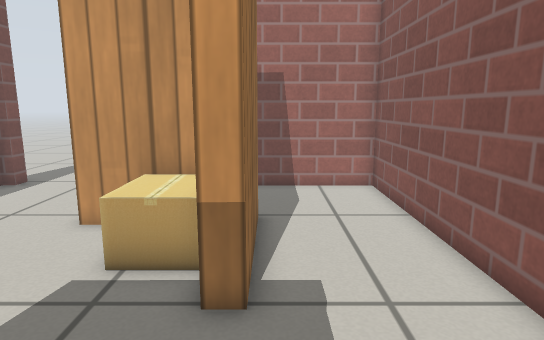
View 1 (above)

16 first-person views from a walk through a robot-simulator world made for Gazebo. The camera is 0.65 m above the floor, tilts 10° down and sees 75° across. The floor is counted in squares, 0.2 m on a side. Each view is taken from the middle of a square. On the plan, view 1 faces up. The plan holds only what a view shows up to about 20 squares ahead; the rest is blank. The robots in the file are not drawn. Simple patterns stand in for the simulator's built-in surfaces.

View 2
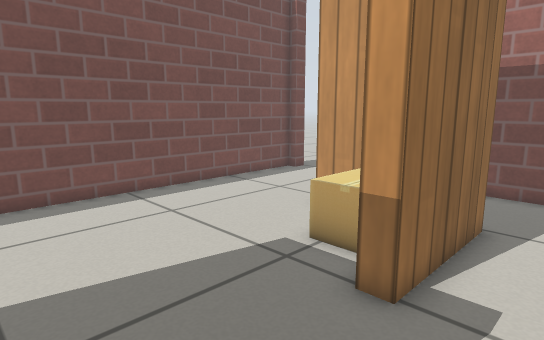

View 3
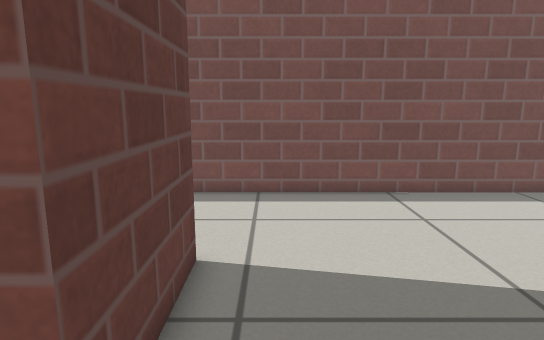

View 4
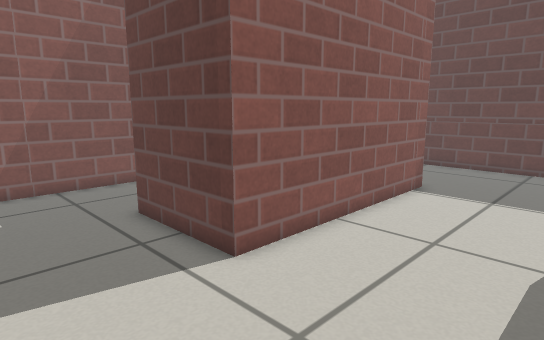

View 5
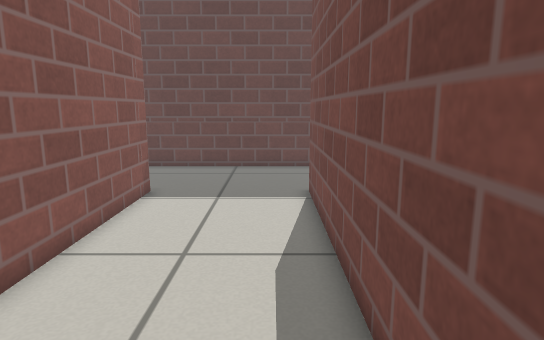

View 6
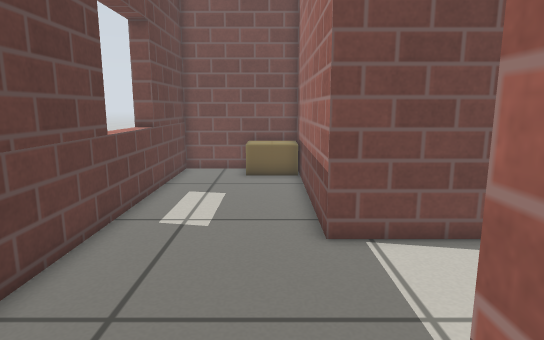

View 7
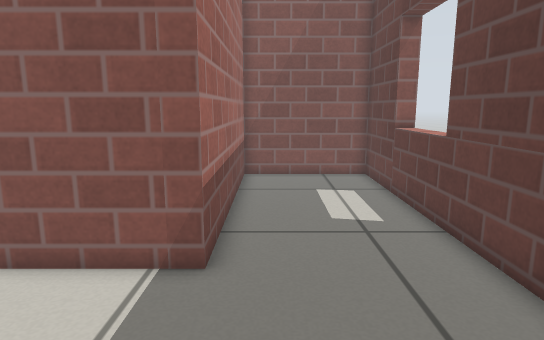

View 8
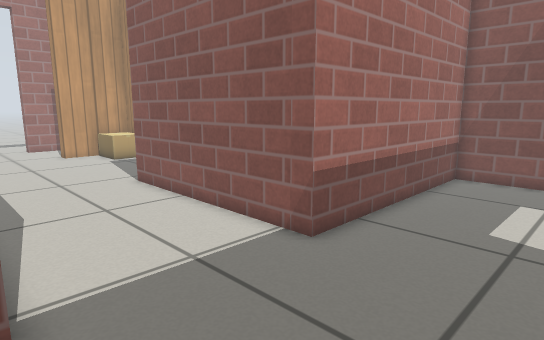

View 9
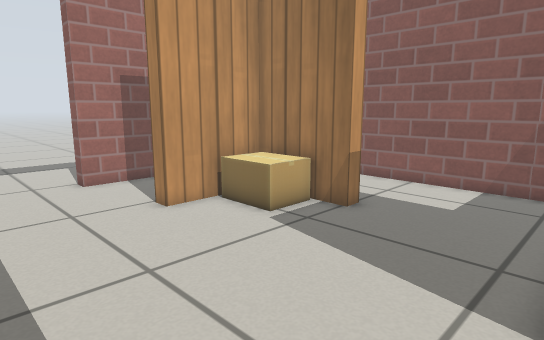

View 10
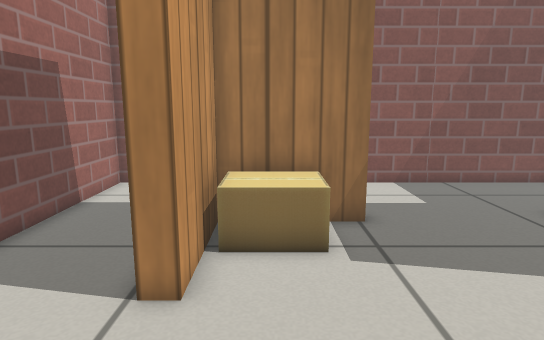

View 11
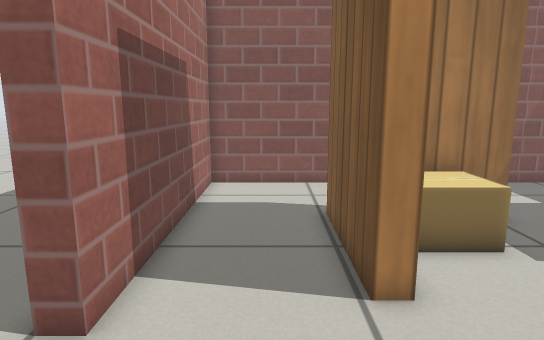

View 12
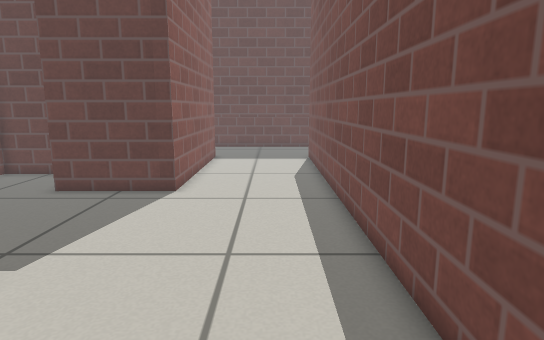

View 13
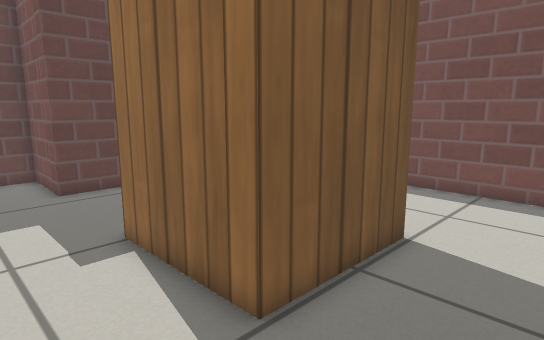

View 14
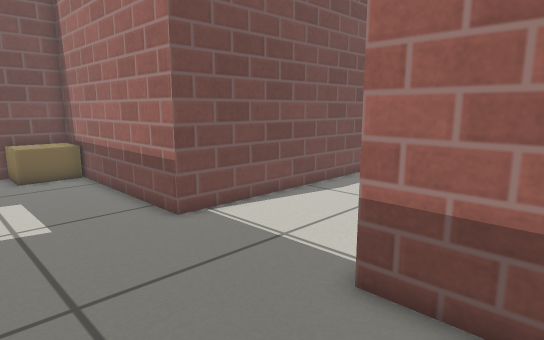

View 15
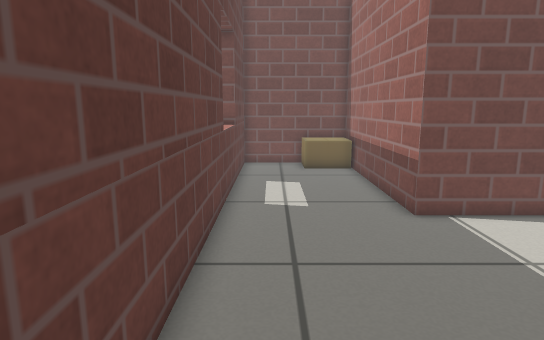

View 16
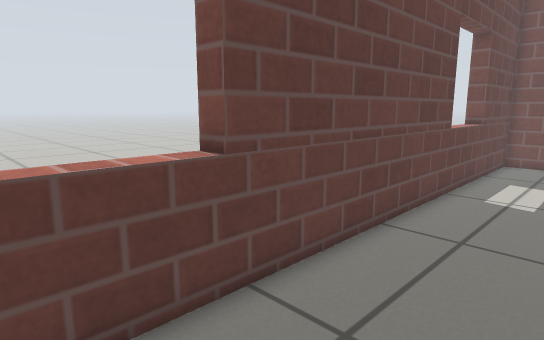

### Floor plan
Points are (right, up) in squares from view 1. A wall is a line through its corners. A room is listed if a view was taken in it or the views show most of it. See-through windows are left out.
Room 1 (views 1, 2, 3, 4, 5, 6, 7, 8, 9, 10, 11, 12, 13, 14, 15, 16)
walls: (-1.2, 5.3) (-1.2, 9.6) (-5.4, 9.6) (-5.4, 10.3) (-0.4, 10.3) (-0.4, 5.3) (-1.2, 5.3); (-10.9, 14.7) (-11.4, 14.7) (-11.5, -10.6) (-19.5, -10.6); (-22, -10.6) (-22, -16.6) (5.3, -16.6) (5.3, -10.6) (-5.2, -10.6) (-5.2, -0.6) (-0.4, -0.6) (-0.4, -4.3) (4.2, -4.3) (4.2, 14.7) (-6.4, 14.7)
ways out: open door at (-8.5, 15)
objects: cardboard box (-21, -13) to (-20, -11); cardboard box (-3, 7) to (-2, 9)

Positions as (right, up) in squares from view 1, and headings:
1: (0, 0), facing up
2: (2, 0), facing up-left
3: (2, 1), facing left
4: (-11, 4), facing down-right
5: (-10, 3), facing down
6: (-3, -12), facing left
7: (-12, -12), facing right
8: (-12, -16), facing up-right
9: (-11, -1), facing up-right
10: (-11, 8), facing right
11: (-11, 12), facing right
12: (-9, 13), facing down
13: (3, 14), facing down-left
14: (-2, -16), facing up-left
15: (-1, -15), facing left
16: (1, -12), facing down-left
